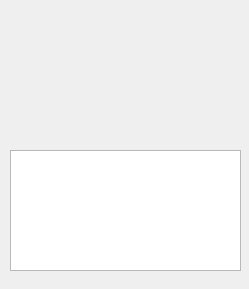
<?xml version="1.0" encoding="UTF-8"?>
<ui version="4.0">
 <class>Widget</class>
 <widget class="QWidget" name="Widget">
  <property name="geometry">
   <rect>
    <x>0</x>
    <y>0</y>
    <width>249</width>
    <height>289</height>
   </rect>
  </property>
  <property name="windowTitle">
   <string>Widget</string>
  </property>
  <widget class="QLabel" name="label">
   <property name="geometry">
    <rect>
     <x>30</x>
     <y>50</y>
     <width>191</width>
     <height>81</height>
    </rect>
   </property>
   <property name="text">
    <string/>
   </property>
  </widget>
  <widget class="QTextEdit" name="textEdit">
   <property name="geometry">
    <rect>
     <x>10</x>
     <y>150</y>
     <width>231</width>
     <height>121</height>
    </rect>
   </property>
  </widget>
 </widget>
 <resources/>
 <connections/>
</ui>
